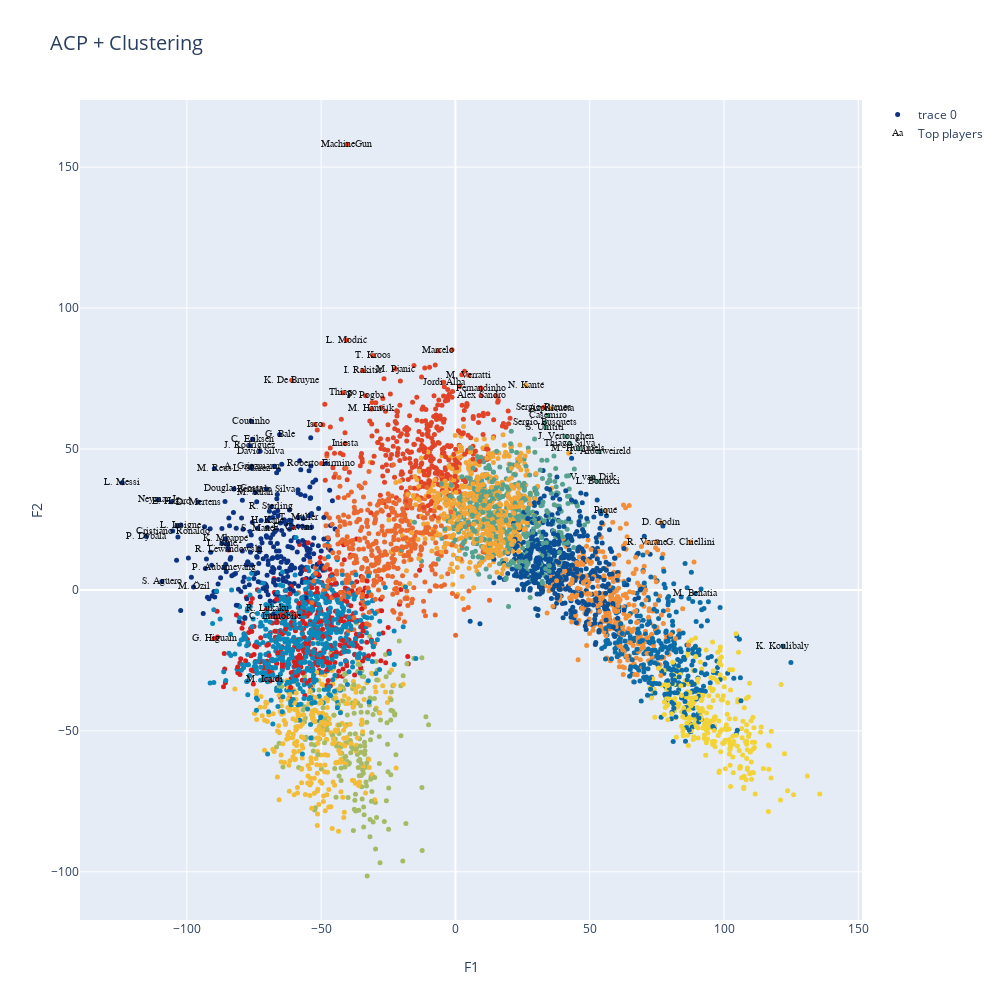

Notebook code for this chart:
### Code cell
data=[]
bool_crack=df_kmean["Overall"] > 85
bool_no_crack=df_kmean["Overall"]<86

kmean_clusters = go.Scatter(x=X_projected[:,0], y=X_projected[:,1],
                           mode='markers',
                        text=df_kmean.loc[:,'Name'],
                           marker=dict(
                                size=5,
                                color = clusters.astype(np.float), #set color equal to a variable
                                colorscale='Portland',
                                showscale=False)
                           )

acp_crack =go.Scatter(x=X_projected[bool_crack,0], y=X_projected[bool_crack,1],name='Top players',
                      text=df_kmean.loc[bool_crack,'Name'],
                      textfont=dict(family='sans serif',size=10,color='black'),
                      opacity=0.9,mode='text')

data=[kmean_clusters,acp_crack]

layout = go.Layout(title="ACP + Clustering ",titlefont=dict(size=20),
                xaxis=dict(title='F1'),
                yaxis=dict(title='F2'),
                autosize=False, width=1000,height=1000)

fig = go.Figure(data=data, layout=layout)

iplot(fig)

### Figure 1 — Plotly figure (JSON) as saved in the notebook; plotly's stock layout.template omitted (floating-point values rounded to 4 significant figures; data arrays with more than 128 entries replaced by an {"elided": "..."} marker saying what was removed)
{"data": [{"marker": {"color": {"elided": "5139 int values"}, "colorscale": [[0, "rgb(12,51,131)"], [0.25, "rgb(10,136,186)"], [0.5, "rgb(242,211,56)"], [0.75, "rgb(242,143,56)"], [1, "rgb(217,30,30)"]], "showscale": false, "size": 5}, "mode": "markers", "text": {"elided": "5139 str values"}, "type": "scatter", "x": {"elided": "5139 float values"}, "y": {"elided": "5139 float values"}}, {"mode": "text", "name": "Top players", "opacity": 0.9, "text": ["L. Messi", "Cristiano Ronaldo", "Neymar Jr", "K. De Bruyne", "E. Hazard", "L. Modrić", "L. Suárez", "Sergio Ramos", "R. Lewandowski", "T. Kroos", "D. Godín", "David Silva", "N. Kanté", "P. Dybala", "H. Kane", "A. Griezmann", "Sergio Busquets", "E. Cavani", "S. Agüero", "G. Chiellini", "K. Mbappé", "M. Salah", "Casemiro", "J. Rodríguez", "L. Insigne", "Isco", "C. Eriksen", "Coutinho", "P. Aubameyang", "M. Hummels", "Marcelo", "G. Bale", "G. Higuaín", "Thiago Silva", "S. Umtiti", "M. Icardi", "K. Koulibaly", "P. Pogba", "R. Lukaku", "C. Immobile", "Jordi Alba", "D. Mertens", "J. Vertonghen", "M. Hamšík", "I. Rakitić", "Piqué", "L. Sané", "Bernardo Silva", "S. Mané", "V. van Dijk", "R. Sterling", "Roberto Firmino", "R. Varane", "M. Verratti", "Alex Sandro", "Douglas Costa", "T. Müller", "Thiago", "M. Reus", "Azpilicueta", "L. Bonucci", "T. Alderweireld", "M. Pjanić", "M. Benatia", "M. Özil", "Fernandinho", "Iniesta", "MachineGun"], "textfont": {"color": "black", "family": "sans serif", "size": 10}, "type": "scatter", "x": [-124.1, -105.3, -110.6, -60.97, -105.7, -40.5, -76.1, 32.92, -84.43, -30.76, 76.47, -72.71, 26.32, -115.1, -70.03, -75.91, 33.25, -60.6, -109.3, 87.59, -85.59, -74.44, 34.48, -76.57, -102.2, -52.38, -75.47, -76.03, -86.11, 45.8, -6.444, -65.48, -89.83, 42.59, 33.49, -71.01, 121.9, -33.47, -70.14, -67.3, -4.35, -95.81, 41.22, -31.29, -34.54, 55.95, -86.89, -70.37, -73.64, 51.37, -68.52, -49.87, 71.32, 4.917, 9.531, -82.46, -58.55, -41.83, -89.76, 35.72, 52.97, 53.51, -22.38, 89.27, -97.51, 9.547, -41.11, -40.37], "y": [37.99, 20.87, 31.95, 74.36, 31.3, 88.62, 43.25, 64.84, 14.18, 83.15, 23.85, 49.24, 72.54, 18.93, 24.6, 43.86, 59.39, 22.19, 2.981, 17.0, 18.11, 34.56, 61.8, 51.11, 23.02, 58.69, 53.42, 59.82, 7.955, 50.11, 84.84, 55.11, -17.19, 52.0, 57.74, -31.69, -20.02, 68.87, -6.642, -9.513, 73.68, 31.17, 54.46, 64.23, 77.8, 28.2, 16.57, 35.78, 21.91, 39.76, 29.53, 44.81, 16.78, 76.13, 68.94, 35.84, 25.74, 69.93, 43.03, 64.45, 38.57, 49.12, 78.33, -1.314, 1.052, 71.52, 51.92, 158.1]}], "layout": {"autosize": false, "height": 1000, "title": {"font": {"size": 20}, "text": "ACP + Clustering "}, "width": 1000, "xaxis": {"title": {"text": "F1"}}, "yaxis": {"title": {"text": "F2"}}}}
